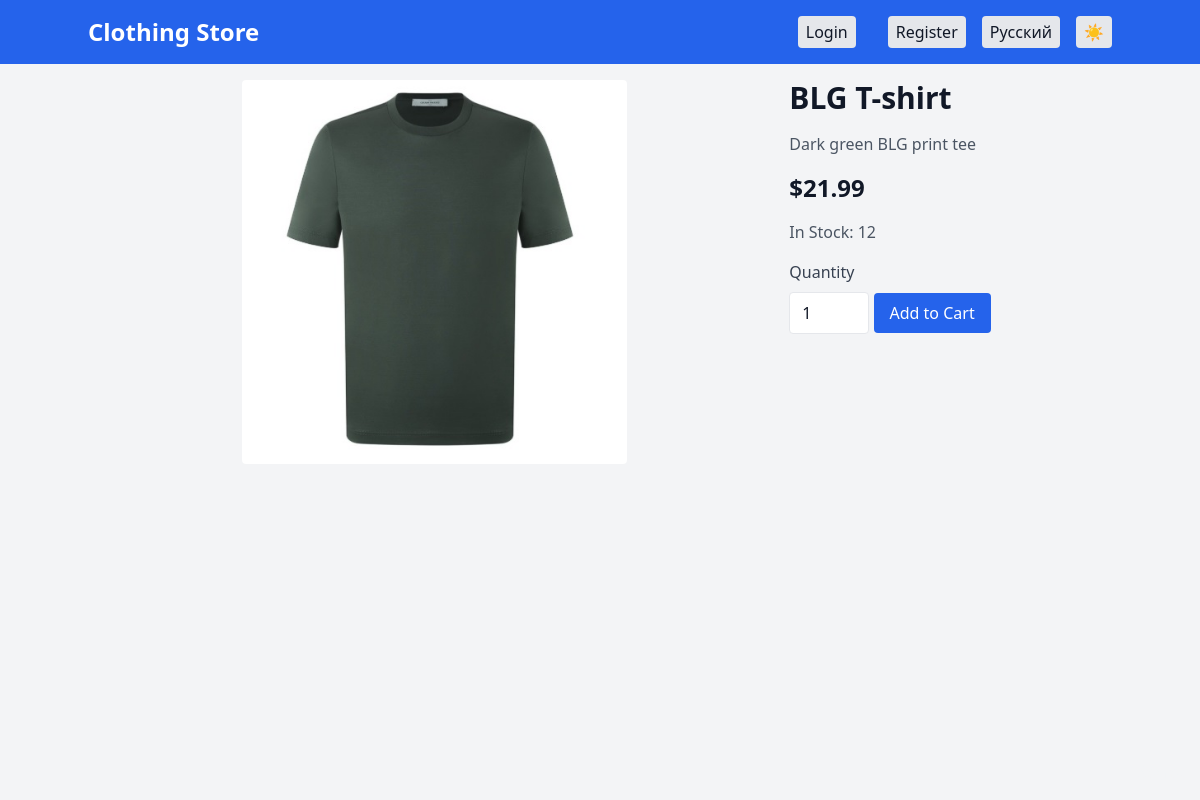
/product/5, run on the app's committed database.
### server.py (models this page shows)
class Product(db.Model):
    id = db.Column(db.Integer, primary_key=True)
    name_en = db.Column(db.String(120), nullable=False)
    name_ru = db.Column(db.String(120), nullable=False)
    price = db.Column(db.Float, nullable=False)
    description_en = db.Column(db.Text, nullable=True)
    description_ru = db.Column(db.Text, nullable=True)
    image = db.Column(db.String(120), nullable=True)
    stock = db.Column(db.Integer, nullable=False, default=0)
    restock_time = db.Column(db.DateTime(timezone=True), nullable=True)

### server.py (the view)
@app.route('/product/<int:product_id>')
def product_detail(product_id):
    lang = session.get('lang', 'en')
    product = Product.query.get_or_404(product_id)
    return render_template('product.html', product=product, t=translations[lang], lang=lang)

### templates/product.html
{% extends 'base.html' %}
{% block content %}
    <div class="flex flex-col md:flex-row gap-6">
        <div class="relative w-full md:w-2/3 h-96 flex items-center justify-center">
            <img src="{{ url_for('static', filename='images/' + product.image) if product.image and product.image in ['Baggy_Jeans.jpg', 'Baggy_pants.jpg', 'Bandana_T-shirt.jpg', 'Black_T-shirt.jpg', 'BLG_T-shirt.jpg', 'Blue_T-shirt.jpg', 'Cargo_pants.jpg', 'Fashion_boots.jpg', 'Fashion_sneakers.jpg', 'Fashion_t-shirt.jpg', 'Fashionable_T-shirt.jpg', 'Glitter_t-shirt.jpg', 'Gray_sweater.jpg', 'Green_T-shirt.jpg', 'Jeans1.jpg', 'jungle_t-shirt.jpg', 'polo.jpg', 'Red_sneakers.jpg', 'Running_sneakers.jpg', 'Spotted_pants.jpg', 'Sweater.jpg', 'Torn_bt-shirt.jpg', 'Torn_t-shirt.jpg', 'trousers.jpg', 'T-shirt.jpg', 'T-shirt_w_print.jpg', 'turquoise_t-shirt.jpg', 'W_T-shirt.jpg', 'White_boots.jpg'] else 'https://via.placeholder.com/300' }}" alt="{{ product.name_en if lang == 'en' else product.name_ru }}" class="max-h-full max-w-full object-contain rounded">
        </div>
        <div>
            <h1 class="text-3xl font-bold mb-4">{{ product.name_en if lang == 'en' else product.name_ru }}</h1>
            <p class="text-gray-600 dark:text-gray-300 mb-4">{{ product.description_en if lang == 'en' else product.description_ru }}</p>
            <p class="text-2xl font-bold mb-4">${{ "%.2f" % product.price }}</p>
            <p class="text-gray-600 dark:text-gray-300 mb-4">{{ t.stock.format(product.stock) }}</p>
            {% if product.stock > 0 %}
                <form method="POST" action="{{ url_for('add_to_cart', product_id=product.id) }}">
                    <label for="quantity" class="block text-gray-700 dark:text-gray-300 mb-2">{{ t.quantity }}</label>
                    <input type="number" name="quantity" id="quantity" value="1" min="1" max="{{ product.stock }}" class="w-20 border rounded px-3 py-2 mb-4 bg-white dark:bg-gray-700 text-gray-900 dark:text-gray-100">
                    <button type="submit" class="bg-blue-600 dark:bg-blue-700 text-white px-4 py-2 rounded hover:bg-blue-700 dark:hover:bg-blue-600">{{ t.add_to_cart }}</button>
                </form>
            {% else %}
                <p class="text-red-600 dark:text-red-400">{{ t.out_of_stock }}</p>
            {% endif %}
        </div>
    </div>
{% endblock %}

### data on the page
Product: image (picture), name_en "BLG T-shirt", description_en "Dark green BLG print tee", price "21.99", stock.format "In Stock: 12"

### other printed values
{{ t.title }} "Clothing Store"
{{ t.login }} "Login"
{{ t.register }} "Register"
{{ t.language }} "Русский"
{{ t.quantity }} "Quantity"
{{ t.add_to_cart }} "Add to Cart"
